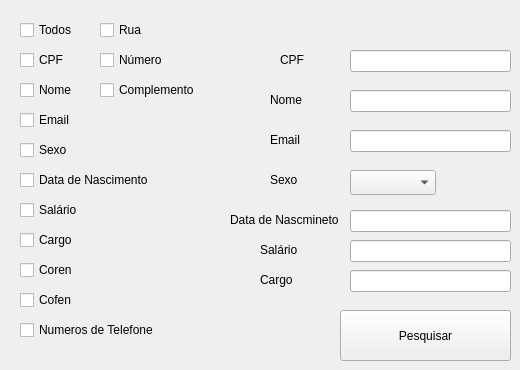
      <widget class="QWidget" name="tr_sales_tab_4">
       <attribute name="title">
        <string>Pesquisar</string>
       </attribute>
       <widget class="QComboBox" name="pesquisa_box_sexo_funcionario">
        <property name="geometry">
         <rect>
          <x>350</x>
          <y>170</y>
          <width>86</width>
          <height>25</height>
         </rect>
        </property>
        <item>
         <property name="text">
          <string/>
         </property>
        </item>
        <item>
         <property name="text">
          <string>M</string>
         </property>
        </item>
        <item>
         <property name="text">
          <string>F</string>
         </property>
        </item>
       </widget>
       <widget class="QLineEdit" name="pesquisa_email_funcionario">
        <property name="geometry">
         <rect>
          <x>350</x>
          <y>130</y>
          <width>161</width>
          <height>22</height>
         </rect>
        </property>
       </widget>
       <widget class="QCheckBox" name="checkbox_cargo_funcionario">
        <property name="geometry">
         <rect>
          <x>20</x>
          <y>230</y>
          <width>151</width>
          <height>20</height>
         </rect>
        </property>
        <property name="text">
         <string>Cargo</string>
        </property>
       </widget>
       <widget class="QLabel" name="label_clients_name_39">
        <property name="geometry">
         <rect>
          <x>230</x>
          <y>210</y>
          <width>121</width>
          <height>20</height>
         </rect>
        </property>
        <property name="text">
         <string>Data de Nascmineto</string>
        </property>
       </widget>
       <widget class="QLabel" name="label_clients_name_38">
        <property name="geometry">
         <rect>
          <x>280</x>
          <y>50</y>
          <width>111</width>
          <height>20</height>
         </rect>
        </property>
        <property name="text">
         <string>CPF</string>
        </property>
       </widget>
       <widget class="QCheckBox" name="checkbox_salario_funcionario">
        <property name="geometry">
         <rect>
          <x>20</x>
          <y>200</y>
          <width>121</width>
          <height>20</height>
         </rect>
        </property>
        <property name="text">
         <string>Salário</string>
        </property>
       </widget>
       <widget class="QLabel" name="label_clients_name_40">
        <property name="geometry">
         <rect>
          <x>270</x>
          <y>90</y>
          <width>111</width>
          <height>20</height>
         </rect>
        </property>
        <property name="text">
         <string>Nome</string>
        </property>
       </widget>
       <widget class="QLineEdit" name="pesquisa_nome_funcionario">
        <property name="geometry">
         <rect>
          <x>350</x>
          <y>90</y>
          <width>161</width>
          <height>22</height>
         </rect>
        </property>
       </widget>
       <widget class="QLabel" name="label_clients_name_32">
        <property name="geometry">
         <rect>
          <x>270</x>
          <y>130</y>
          <width>111</width>
          <height>20</height>
         </rect>
        </property>
        <property name="text">
         <string>Email</string>
        </property>
       </widget>
       <widget class="QCheckBox" name="checkbox_sexo_funcionario">
        <property name="geometry">
         <rect>
          <x>20</x>
          <y>140</y>
          <width>81</width>
          <height>20</height>
         </rect>
        </property>
        <property name="text">
         <string>Sexo</string>
        </property>
       </widget>
       <widget class="QLabel" name="label_clients_name_37">
        <property name="geometry">
         <rect>
          <x>270</x>
          <y>170</y>
          <width>111</width>
          <height>20</height>
         </rect>
        </property>
        <property name="text">
         <string>Sexo</string>
        </property>
       </widget>
       <widget class="QPushButton" name="botao_pesquisar_funcionario">
        <property name="geometry">
         <rect>
          <x>340</x>
          <y>310</y>
          <width>171</width>
          <height>51</height>
         </rect>
        </property>
        <property name="text">
         <string>Pesquisar</string>
        </property>
       </widget>
       <widget class="QCheckBox" name="checkbox_cpf_funcionario">
        <property name="geometry">
         <rect>
          <x>20</x>
          <y>50</y>
          <width>81</width>
          <height>20</height>
         </rect>
        </property>
        <property name="text">
         <string>CPF</string>
        </property>
       </widget>
       <widget class="QCheckBox" name="checkbox_email_funcionario">
        <property name="geometry">
         <rect>
          <x>20</x>
          <y>110</y>
          <width>81</width>
          <height>20</height>
         </rect>
        </property>
        <property name="text">
         <string>Email</string>
        </property>
       </widget>
       <widget class="QCheckBox" name="checkbox_coren_funcionario">
        <property name="geometry">
         <rect>
          <x>20</x>
          <y>260</y>
          <width>81</width>
          <height>20</height>
         </rect>
        </property>
        <property name="text">
         <string>Coren</string>
        </property>
       </widget>
       <widget class="QCheckBox" name="checkbox_cofen_funcionario">
        <property name="geometry">
         <rect>
          <x>20</x>
          <y>290</y>
          <width>81</width>
          <height>20</height>
         </rect>
        </property>
        <property name="text">
         <string>Cofen</string>
        </property>
       </widget>
       <widget class="QCheckBox" name="checkbox_data_funcionario">
        <property name="geometry">
         <rect>
          <x>20</x>
          <y>170</y>
          <width>141</width>
          <height>20</height>
         </rect>
        </property>
        <property name="text">
         <string>Data de Nascimento</string>
        </property>
       </widget>
       <widget class="QCheckBox" name="checkbox_telefone_funcionario">
        <property name="geometry">
         <rect>
          <x>20</x>
          <y>320</y>
          <width>151</width>
          <height>20</height>
         </rect>
        </property>
        <property name="text">
         <string>Numeros de Telefone</string>
        </property>
       </widget>
       <widget class="QLineEdit" name="pesquisa_cpf_funcionario">
        <property name="geometry">
         <rect>
          <x>350</x>
          <y>50</y>
          <width>161</width>
          <height>22</height>
         </rect>
        </property>
       </widget>
       <widget class="QCheckBox" name="checkbox_nome_funcionario">
        <property name="geometry">
         <rect>
          <x>20</x>
          <y>80</y>
          <width>81</width>
          <height>20</height>
         </rect>
        </property>
        <property name="text">
         <string>Nome</string>
        </property>
       </widget>
       <widget class="QLineEdit" name="pesquisa_data_funcionario">
        <property name="geometry">
         <rect>
          <x>350</x>
          <y>210</y>
          <width>161</width>
          <height>22</height>
         </rect>
        </property>
       </widget>
       <widget class="QCheckBox" name="checkbox_todos_funcionario">
        <property name="geometry">
         <rect>
          <x>20</x>
          <y>20</y>
          <width>81</width>
          <height>20</height>
         </rect>
        </property>
        <property name="text">
         <string>Todos</string>
        </property>
       </widget>
       <widget class="QCheckBox" name="checkbox_numero_funcionario">
        <property name="geometry">
         <rect>
          <x>100</x>
          <y>50</y>
          <width>81</width>
          <height>20</height>
         </rect>
        </property>
        <property name="text">
         <string>Número</string>
        </property>
       </widget>
       <widget class="QCheckBox" name="checkbox_complemento_funcionario">
        <property name="geometry">
         <rect>
          <x>100</x>
          <y>80</y>
          <width>111</width>
          <height>20</height>
         </rect>
        </property>
        <property name="text">
         <string>Complemento</string>
        </property>
       </widget>
       <widget class="QCheckBox" name="checkbox_rua_funcionario">
        <property name="geometry">
         <rect>
          <x>100</x>
          <y>20</y>
          <width>81</width>
          <height>20</height>
         </rect>
        </property>
        <property name="text">
         <string>Rua</string>
        </property>
       </widget>
       <widget class="QLabel" name="label_clients_name_41">
        <property name="geometry">
         <rect>
          <x>260</x>
          <y>240</y>
          <width>51</width>
          <height>20</height>
         </rect>
        </property>
        <property name="text">
         <string>Salário</string>
        </property>
       </widget>
       <widget class="QLineEdit" name="pesquisa_salario_funcionario">
        <property name="geometry">
         <rect>
          <x>350</x>
          <y>240</y>
          <width>161</width>
          <height>22</height>
         </rect>
        </property>
       </widget>
       <widget class="QLabel" name="label_clients_name_42">
        <property name="geometry">
         <rect>
          <x>260</x>
          <y>270</y>
          <width>51</width>
          <height>20</height>
         </rect>
        </property>
        <property name="text">
         <string>Cargo</string>
        </property>
       </widget>
       <widget class="QLineEdit" name="pesquisa_cargo_funcionario">
        <property name="geometry">
         <rect>
          <x>350</x>
          <y>270</y>
          <width>161</width>
          <height>22</height>
         </rect>
        </property>
       </widget>
      </widget>
